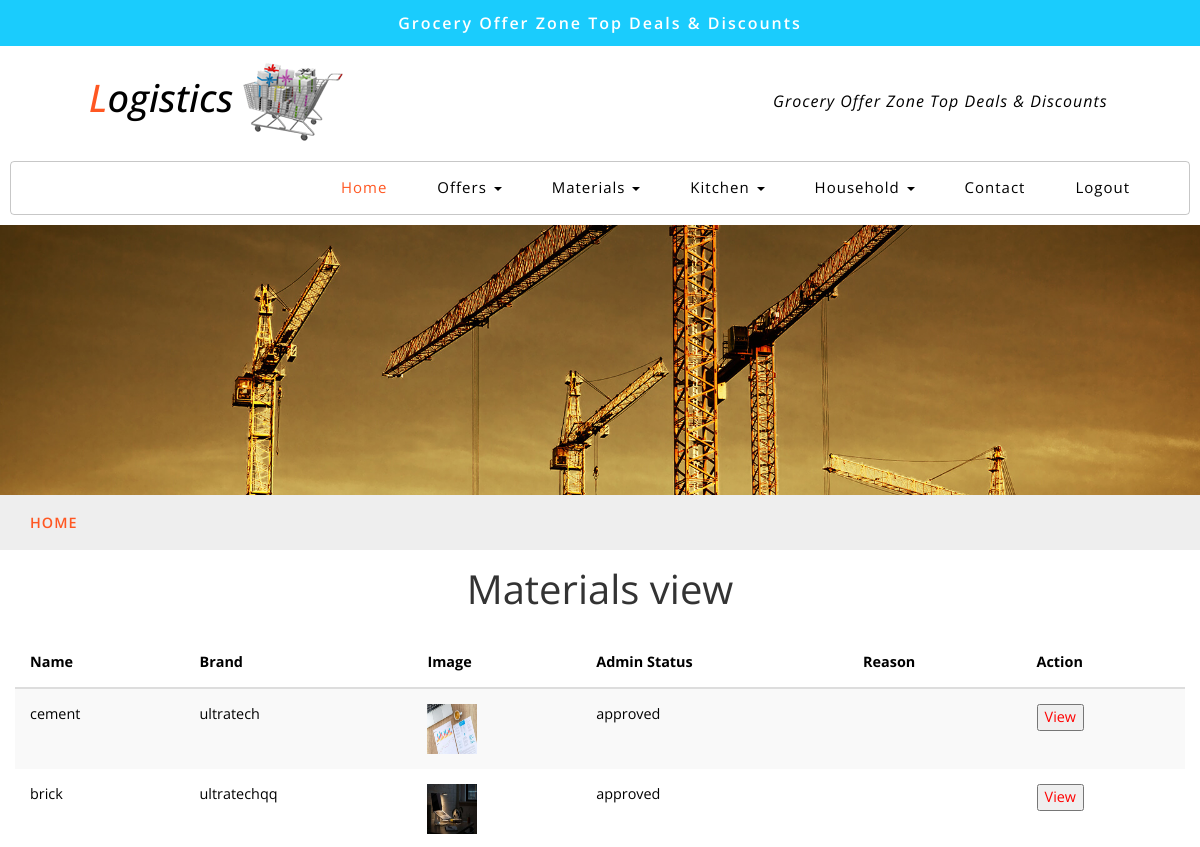
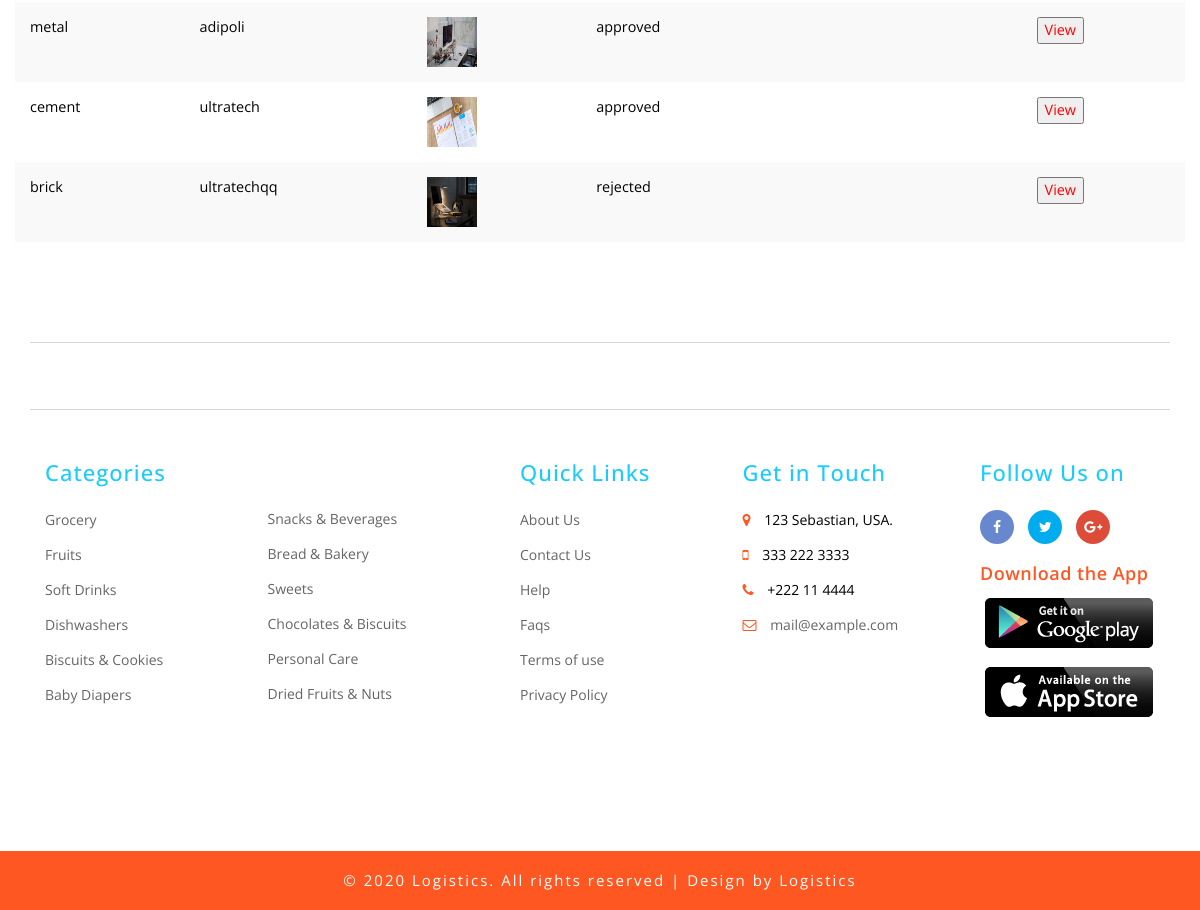
The page /smaterialsview on the database its author committed (2 pictures, top to bottom).
### logistic/models.py (models this page shows, shortened)
class Materials(db.Model):
    id = db.Column(db.Integer,primary_key=True)
    sowner = db.Column(db.String)
    uowner = db.Column(db.String)
    name = db.Column(db.String(200))
    brand = db.Column(db.String(200))
    avail = db.Column(db.String(200))
    price = db.Column(db.String(200))
    place = db.Column(db.String(200))
    image = db.Column(db.String(20), nullable=False, default='default.jpg')
    status = db.Column(db.String(200))
    reason = db.Column(db.String(200))
    cart = db.Column(db.String(200))
    desc = db.Column(db.String(200))
    uquantity = db.Column(db.String(200))
    upayment = db.Column(db.String(200))
    utotalprice = db.Column(db.String(200))
    uname = db.Column(db.String((200)))
    uaddress = db.Column(db.String((200)))
    deliverystatus = db.Column(db.String(220))

### logistic/routes.py (the view)
@app.route('/smaterialsview')
def smaterialsview():
    material = Materials.query.all()
    return render_template("smaterialsview.html",mat=material)

### logistic/templates/smaterialsview.html (shortened to what this page needs)
{% extends 'sellerlayout.html' %}
{% block content %}
<center><div style="font-size:40px;margin-bottom: 20px;margin-top: 10px;">Materials view</div></center>
<div class="container">
	<div class="row">
		<div class="span5">
            <table class="table table-striped table-condensed">
                  <thead>
                  <tr >
                      <th >Name</th>
                      <th>Brand</th>
                      <th>Image</th>
                      <th>Admin Status</th>
                      <th>Reason</th>
                      <th>Action</th>
                  </tr>
              </thead>
              <tbody>
                  {% for mat in mat %}
                <tr>
                    <td>{{mat.name}}</td>
                    <td>{{mat.brand}}</td>
                    <td><span class="image-block">
                        <a class="image-zoom" href="static/pics/{{mat.image}}" rel="prettyPhoto[gallery]" style="height: 250px;width: 335px;">
                           <figure>
                              <img src="static/pics/{{mat.image}}" class="img-fluid" alt="" style="height: 50px;width: 50px;">
                           </figure>
                        </a>
                     </span></td>
                     <td>{{mat.status}}</td>
                     <td>{{mat.reason}}</td>
                    <td><a href="/smaterialsedit/{{mat.id}}"><button style="color: red;">View</button></a>
                    </td>
                </tr>
                      {% endfor %}
              </tbody>
            </table>
            </div>
	</div>
</div>
{% endblock %}

### logistic/templates/sellerlayout.html (shortened to what this page needs)
<!DOCTYPE html>
<html lang="zxx">
<head>
	<link href="../static/css/bootstrap.css" rel="stylesheet" type="text/css" media="all" />
	<link href="../static/css/style.css" rel="stylesheet" type="text/css" media="all" />
	<link href="../static/css/font-awesome.css" rel="stylesheet">
	<link href="../static/css/popuo-box.css" rel="stylesheet" type="text/css" media="all" />
	<link rel="stylesheet" type="text/css" href="../static/css/jquery-ui1.css">
</head>
<body>
	<div class="header-most-top">
		<p>Grocery Offer Zone Top Deals & Discounts</p>
	</div>
	<div class="header-bot">
		<div class="header-bot_inner_wthreeinfo_header_mid">
			<div class="col-md-4 logo_agile">
				<h1>
					<a href="/">
						<span>L</span>ogistics
						<img src="../static/images/logo2.png" alt=" ">
					</a>
				</h1>
			</div>
			<div class="col-md-8 header">
				<p style="
				width: 370px;
				margin-left: 350px;
				margin-top: 25px; color: black;font-style: italic;
			">Grocery Offer Zone Top Deals & Discounts</p>
			</div>
			<div class="clearfix"></div>
		</div>
	</div>
	<div class="ban-top">
		<div class="container">
			<div class="top_nav_left">
				<nav class="navbar navbar-default">
					<div class="container-fluid">
						<div class="collapse navbar-collapse menu--shylock" id="bs-example-navbar-collapse-1">
							<ul class="nav navbar-nav menu__list">
								<li class="active">
									<a class="nav-stylehead" href="/sindex">Home
									</a>
								</li>
								<li class="dropdown">
									<a class="nav-stylehead dropdown-toggle" href="#" data-toggle="dropdown">Offers
										<b class="caret"></b>
									</a>
								</li>
								<li class="dropdown">
									<a class="nav-stylehead dropdown-toggle" href="#" data-toggle="dropdown">Materials
										<b class="caret"></b>
									</a>
								</li>
								<li class="dropdown">
									<a href="#" class="dropdown-toggle nav-stylehead" data-toggle="dropdown" role="button" aria-haspopup="true" aria-expanded="false">Kitchen
										<span class="caret"></span>
									</a>
								</li>
								<li class="dropdown">
									<a href="#" class="dropdown-toggle nav-stylehead" data-toggle="dropdown" role="button" aria-haspopup="true" aria-expanded="false">Household
										<span class="caret"></span>
									</a>
								</li>
								<li class="">
									<a class="nav-stylehead" href="/contact">Contact</a>
								</li>
								<li class="">
									<a class="nav-stylehead" href="/logout">Logout</a>
								</li>
							</ul>
						</div>
					</div>
				</nav>
			</div>
		</div>
	</div>
	<div class="page-head_agile_info_w3l">
	</div>
	<div class="services-breadcrumb">
		<div class="agile_inner_breadcrumb">
			<div class="container">
				<ul class="w3_short">
					<li>
						<a href="/">Home</a>
					</li>
				</ul>
			</div>
		</div>
	</div>
    {% block content %}
    {% endblock %}
	<footer>
		<div class="container">
			<div class="w3l-grids-footer">
			</div>
			<div class="footer-info w3-agileits-info">
				<div class="col-sm-5 address-right">
					<div class="col-xs-6 footer-grids">
						<h3>Categories</h3>
						<ul>
							<li>
								<a href="product.html">Grocery</a>
							</li>
							<li>
								<a href="product.html">Fruits</a>
							</li>
							<li>
								<a href="product.html">Soft Drinks</a>
							</li>
							<li>
								<a href="product2.html">Dishwashers</a>
							</li>
							<li>
								<a href="product.html">Biscuits & Cookies</a>
							</li>
							<li>
								<a href="product2.html">Baby Diapers</a>
							</li>
						</ul>
					</div>
					<div class="col-xs-6 footer-grids agile-secomk">
						<ul>
							<li>
								<a href="product.html">Snacks & Beverages</a>
							</li>
							<li>
								<a href="product.html">Bread & Bakery</a>
							</li>
							<li>
								<a href="product.html">Sweets</a>
							</li>
							<li>
								<a href="product.html">Chocolates & Biscuits</a>
							</li>
							<li>
								<a href="product2.html">Personal Care</a>
							</li>
							<li>
								<a href="product.html">Dried Fruits & Nuts</a>
							</li>
						</ul>
					</div>
					<div class="clearfix"></div>
				</div>
				<div class="col-sm-5 address-right">
					<div class="col-xs-6 footer-grids">
						<h3>Quick Links</h3>
						<ul>
							<li>
								<a href="about.html">About Us</a>
							</li>
							<li>
								<a href="contact.html">Contact Us</a>
							</li>
							<li>
								<a href="help.html">Help</a>
							</li>
							<li>
								<a href="faqs.html">Faqs</a>
							</li>
							<li>
								<a href="terms.html">Terms of use</a>
							</li>
							<li>
								<a href="privacy.html">Privacy Policy</a>
							</li>
						</ul>
					</div>
					<div class="col-xs-6 footer-grids">
						<h3>Get in Touch</h3>
						<ul>
							<li>
								<i class="fa fa-map-marker"></i> 123 Sebastian, USA.</li>
							<li>
								<i class="fa fa-mobile"></i> 333 222 3333 </li>
							<li>
								<i class="fa fa-phone"></i> +222 11 4444 </li>
							<li>
								<i class="fa fa-envelope-o"></i>
								<a href="mailto:example@mail.com"> mail@example.com</a>
							</li>
						</ul>
					</div>
				</div>
				<div class="col-sm-2 footer-grids  w3l-socialmk">
					<h3>Follow Us on</h3>
					<div class="social">
						<ul>
							<li>
								<a class="icon fb" href="#">
									<i class="fa fa-facebook"></i>
								</a>
							</li>
							<li>
								<a class="icon tw" href="#">
									<i class="fa fa-twitter"></i>
								</a>
							</li>
							<li>
								<a class="icon gp" href="#">
									<i class="fa fa-google-plus"></i>
								</a>
							</li>
						</ul>
					</div>
					<div class="agileits_app-devices">
						<h5>Download the App</h5>
						<a href="#">
							<img src="../static/images/1.png" alt="">
						</a>
						<a href="#">
							<img src="../static/images/2.png" alt="">
						</a>
					</div>
				</div>
				<div class="clearfix"></div>
			</div>
		</div>
	</footer>
	<div class="copy-right">
		<div class="container">
			<p>© 2020 Logistics. All rights reserved | Design by
				<a href=""> Logistics </a>
			</p>
		</div>
	</div>
</body>
</html>

### logistic/templates/smaterialsview.html (style rules this page uses)
.table > thead > tr > th, .table > tbody > tr > th, .table > tfoot > tr > th, .table > thead > tr > td, .table > tbody > tr > td, .table > tfoot > tr > td { font-size: 0.9em; color: black; border-top: none !important; }

### rows shown on the page
Materials: name "cement", brand "ultratech", image (picture), status "approved"
Materials: name "brick", brand "ultratechqq", image (picture), status "approved"
Materials: name "metal", brand "adipoli", image (picture), status "approved"
Materials: name "cement", brand "ultratech", image (picture), status "approved"
Materials: name "brick", brand "ultratechqq", image (picture), status "rejected"
